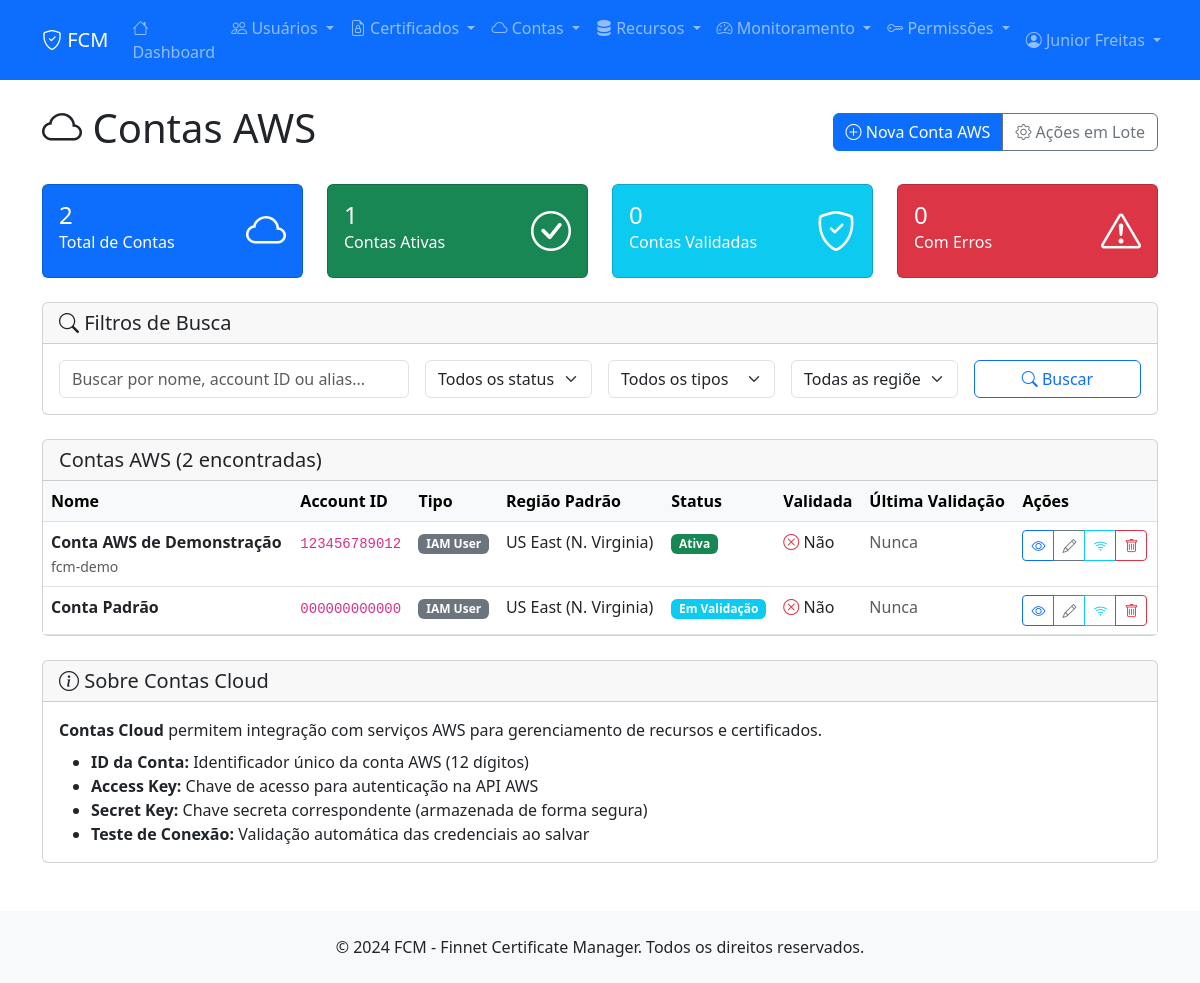
The page /accounts/ (signed in) on the database as committed earlier.
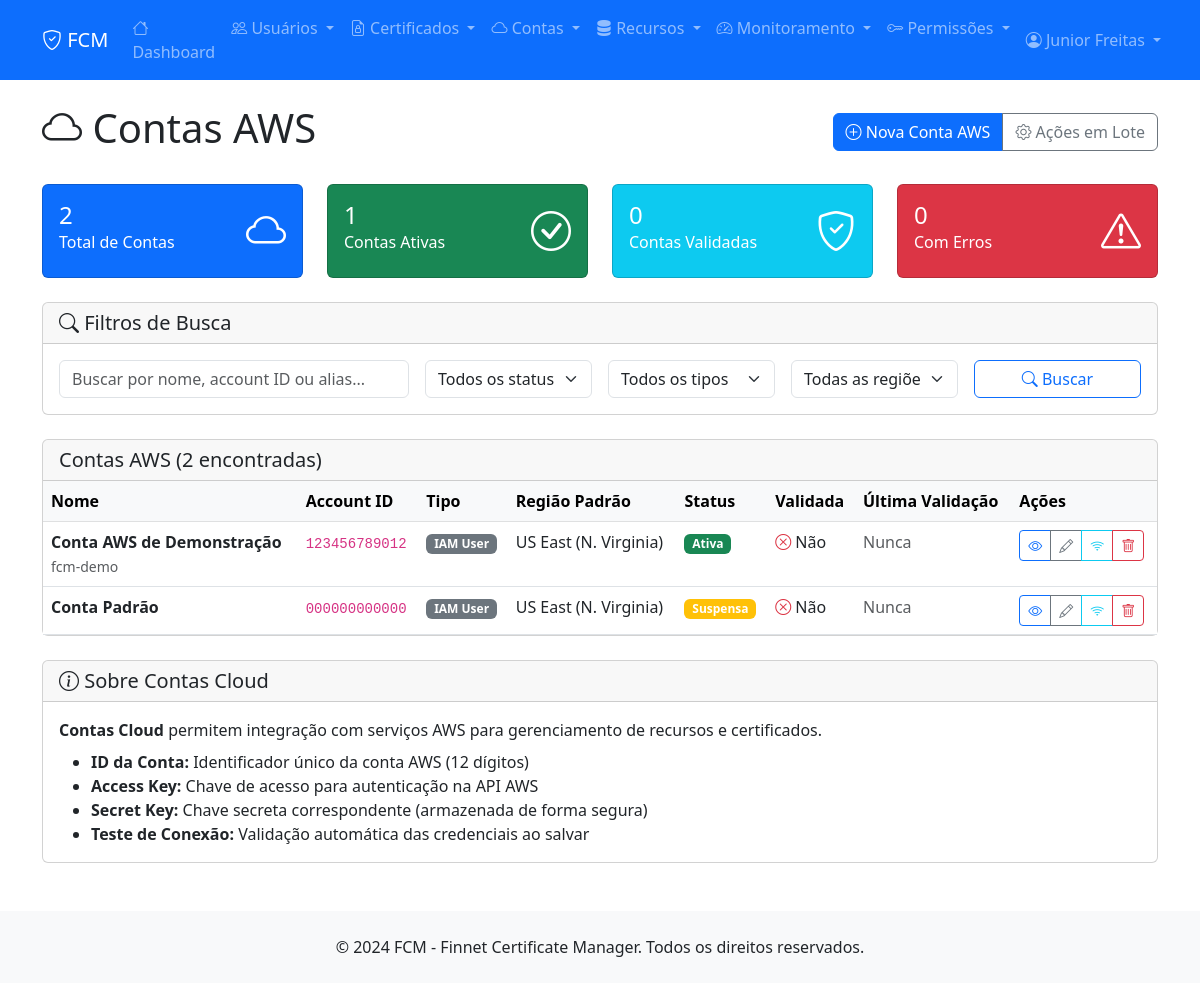
The same page on the database as committed later.
### apps/accounts/models.py (models this page shows, shortened)
class Account(models.Model):
    STATUS_CHOICES = [
        (0, 'Ativa'),
        (1, 'Inativa'),
        (2, 'Suspensa'),
        (3, 'Em Validação'),
        (4, 'Erro de Conexão'),
    ]
    ACCOUNT_TYPE_CHOICES = [
        ('root', 'Root Account'),
        ('iam', 'IAM User'),
        ('role', 'IAM Role'),
        ('federated', 'Federated User'),
    ]
    AWS_REGIONS = [
        ('us-east-1', 'US East (N. Virginia)'),
        ('us-east-2', 'US East (Ohio)'),
        ('us-west-1', 'US West (N. California)'),
        ('us-west-2', 'US West (Oregon)'),
        ('eu-west-1', 'Europe (Ireland)'),
        ('eu-west-2', 'Europe (London)'),
        ('eu-west-3', 'Europe (Paris)'),
        ('eu-central-1', 'Europe (Frankfurt)'),
        ('ap-southeast-1', 'Asia Pacific (Singapore)'),
        ('ap-southeast-2', 'Asia Pacific (Sydney)'),
        ('ap-northeast-1', 'Asia Pacific (Tokyo)'),
        ('ap-south-1', 'Asia Pacific (Mumbai)'),
        ('sa-east-1', 'South America (São Paulo)'),
        ('ca-central-1', 'Canada (Central)'),
    ]
    id = models.CharField(max_length=255, primary_key=True)
    nome = models.CharField(max_length=255, verbose_name='Nome da Conta')
    descricao = models.TextField(blank=True, null=True, verbose_name='Descrição')
    account_id = models.CharField(
        max_length=12,
        unique=True,
        verbose_name='AWS Account ID',
        validators=[RegexValidator(r'^\d{12}$', 'Account ID deve ter 12 dígitos')]
    )
    account_type = models.CharField(
        max_length=20,
        choices=ACCOUNT_TYPE_CHOICES,
        default='iam',
        verbose_name='Tipo de Conta'
    )
    access_key_id = models.CharField(max_length=255, verbose_name='Access Key ID')
    secret_access_key = models.TextField(verbose_name='Secret Access Key')  # Será criptografado
    session_token = models.TextField(blank=True, null=True, verbose_name='Session Token')  # Para roles temporários
    default_region = models.CharField(
        max_length=20,
        choices=AWS_REGIONS,
        default='us-east-1',
        verbose_name='Região Padrão'
    )
    enabled_regions = models.JSONField(
        default=list,
        blank=True,
        verbose_name='Regiões Habilitadas',
        help_text='Lista de regiões onde a conta pode operar'
    )
    status = models.IntegerField(choices=STATUS_CHOICES, default=3, verbose_name='Status')
    is_validated = models.BooleanField(default=False, verbose_name='Validada')
    last_validation = models.DateTimeField(null=True, blank=True, verbose_name='Última Validação')
    validation_error = models.TextField(blank=True, null=True, verbose_name='Erro de Validação')
    account_alias = models.CharField(max_length=255, blank=True, null=True, verbose_name='Alias da Conta')
    account_email = models.EmailField(blank=True, null=True, verbose_name='Email da Conta')
    organization_id = models.CharField(max_length=255, blank=True, null=True, verbose_name='Organization ID')
    max_instances = models.IntegerField(default=20, verbose_name='Máximo de Instâncias')
    max_storage_gb = models.IntegerField(default=1000, verbose_name='Máximo de Storage (GB)')
    monthly_budget_usd = models.DecimalField(
        max_digits=10,
        decimal_places=2,
        null=True,
        blank=True,
        verbose_name='Orçamento Mensal (USD)'
    )
    tags = models.JSONField(default=dict, blank=True, verbose_name='Tags')
    data_cad = models.DateTimeField(default=timezone.now, verbose_name='Data de Cadastro')
    usu_cad = models.CharField(max_length=255, verbose_name='Usuário de Cadastro')
    data_atu = models.DateTimeField(null=True, blank=True, verbose_name='Data de Atualização')
    usu_atu = models.CharField(max_length=255, null=True, blank=True, verbose_name='Usuário de Atualização')
    class Meta:
        db_table = 'accounts'
        verbose_name = 'Conta AWS'
        verbose_name_plural = 'Contas AWS'
        ordering = ['nome']
    @property
    def status_display(self):
        return dict(self.STATUS_CHOICES)[self.status]
    @property
    def status_badge_class(self):
        badge_classes = {
            0: 'bg-success',    # Ativa
            1: 'bg-secondary',  # Inativa
            2: 'bg-warning',    # Suspensa
            3: 'bg-info',       # Em Validação
            4: 'bg-danger',     # Erro de Conexão
        }
        return badge_classes.get(self.status, 'bg-secondary')

### apps/accounts/views.py (the view, shortened to what this page needs)
# urls.py: path('', views.account_list, name='list'),
@login_required
def account_list(request):
    search_form = AccountSearchForm(request.GET)
    accounts = Account.objects.all()
    if search_form.is_valid():
        search = search_form.cleaned_data.get('search')
        status = search_form.cleaned_data.get('status')
        account_type = search_form.cleaned_data.get('account_type')
        region = search_form.cleaned_data.get('region')
        is_validated = search_form.cleaned_data.get('is_validated')
        if status:
            accounts = accounts.filter(status=status)
        if account_type:
            accounts = accounts.filter(account_type=account_type)
        if region:
            accounts = accounts.filter(default_region=region)
        if is_validated:
            accounts = accounts.filter(is_validated=is_validated == 'true')
    stats = {
        'total': accounts.count(),
        'active': accounts.filter(status=0).count(),
        'validated': accounts.filter(is_validated=True).count(),
        'with_errors': accounts.filter(status=4).count(),
    }
    paginator = Paginator(accounts, 10)
    page_number = request.GET.get('page')
    page_obj = paginator.get_page(page_number)
    context = {
        'page_obj': page_obj,
        'search_form': search_form,
        'stats': stats,
        'title': 'Contas AWS'
    }
    return render(request, 'accounts/list.html', context)

### templates/accounts/list.html (shortened to what the changed rows need)
{% extends 'base.html' %}
{% load django_bootstrap5 %}
{% block content %}
<div class="d-flex justify-content-between align-items-center mb-4">
    <h1><i class="bi bi-cloud"></i> {{ title }}</h1>
</div>
<div class="card">
    <div class="card-body p-0">
        {% if page_obj %}
            <div class="table-responsive">
                <table class="table table-hover mb-0">
                    <thead class="table-light">
                        <tr>
                            <th>Nome</th>
                            <th>Account ID</th>
                            <th>Tipo</th>
                            <th>Região Padrão</th>
                            <th>Status</th>
                            <th>Validada</th>
                            <th>Última Validação</th>
                            <th>Ações</th>
                        </tr>
                    </thead>
                    <tbody>
                        {% for account in page_obj %}
                            <tr>
                                <td>
                                    <strong>{{ account.nome }}</strong>
                                </td>
                                <td>
                                    <code>{{ account.account_id }}</code>
                                </td>
                                <td>
                                    <span class="badge bg-secondary">{{ account.get_account_type_display }}</span>
                                </td>
                                <td>
                                    {{ account.get_default_region_display }}
                                </td>
                                <td>
                                    <span class="badge {{ account.status_badge_class }}">
                                        {{ account.status_display }}
                                    </span>
                                </td>
                                <td>
                                    {% if account.is_validated %}
                                        <i class="bi bi-check-circle text-success"></i> Sim
                                    {% else %}
                                        <i class="bi bi-x-circle text-danger"></i> Não
                                    {% endif %}
                                </td>
                                <td>
                                    {% if account.last_validation %}
                                        {{ account.last_validation|date:"d/m/Y H:i" }}
                                    {% else %}
                                        <span class="text-muted">Nunca</span>
                                    {% endif %}
                                </td>
                                <td>
                                    <div class="btn-group btn-group-sm" role="group">
                                        <a href="{% url 'accounts:detail' account.id %}"
                                           class="btn btn-outline-primary" title="Ver Detalhes">
                                            <i class="bi bi-eye"></i>
                                        </a>
                                        <a href="{% url 'accounts:edit' account.id %}"
                                           class="btn btn-outline-secondary" title="Editar">
                                            <i class="bi bi-pencil"></i>
                                        </a>
                                        <a href="{% url 'accounts:test' account.id %}"
                                           class="btn btn-outline-info" title="Testar Conexão">
                                            <i class="bi bi-wifi"></i>
                                        </a>
                                        <a href="{% url 'accounts:delete' account.id %}"
                                           class="btn btn-outline-danger" title="Excluir">
                                            <i class="bi bi-trash"></i>
                                        </a>
                                    </div>
                                </td>
                            </tr>
                        {% endfor %}
                    </tbody>
                </table>
            </div>
        {% endif %}
    </div>
</div>
{% endblock %}

Rows that differ between the two databases and show on the page:
changed Account "Conta Padrão": status 3 → 2 (drawn); status_display "Em Validação" → "Suspensa"
